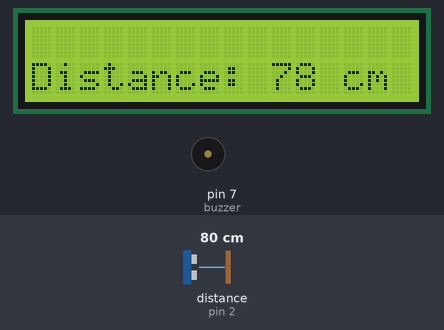
Bench run of a sketch on a simulated Arduino Uno, built with avr-gcc and run on an emulated ATmega328P. Shown: 16×2 character LCD, buzzer (waves = sounding). Wiring (inferred from the names in the program): ultrasonic range finder: trigger pin 3; echo pin 2. Inputs (shaded band) come from the test bench; at power-on: distance to the obstacle (sensor on pin 2) 80 cm. The echo pulse lasts 58.3 µs per cm.

Above: at 1.2 s.
1.3 s: distance to the obstacle (sensor on pin 2) set to 2 cm
At 1.42 s:
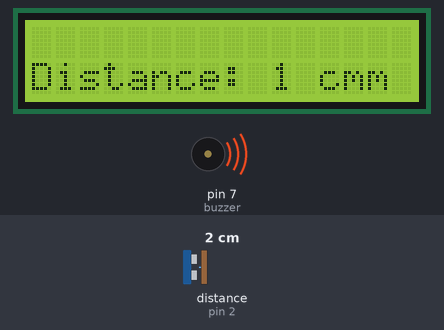
3.2 s: distance to the obstacle (sensor on pin 2) set to 18 cm
At 4.1 s:
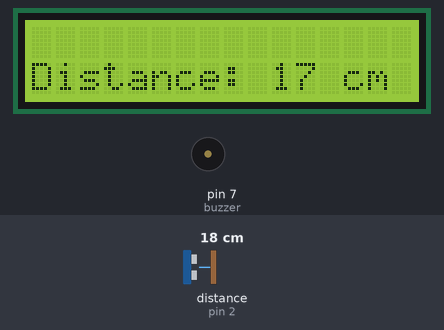
4.7 s: distance to the obstacle (sensor on pin 2) set to 4 cm
At 4.81 s:
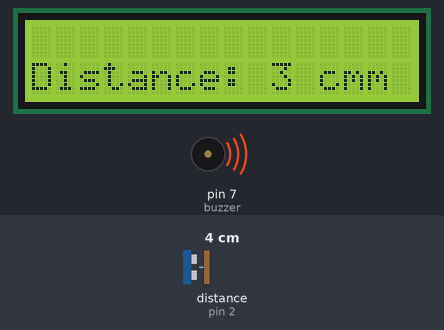
Timing chart, 0 to 12.2 s (numbered marks = the images above; inputs shaded):
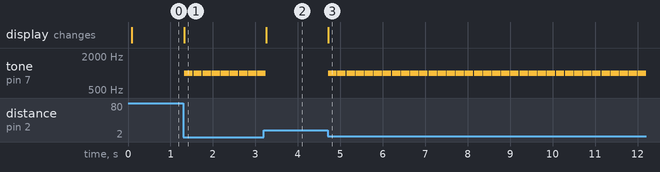

The sketch:

proximity_alarm.ino
```cpp
// (licence header left out)
#include <Wire.h>
#include <hd44780.h>
#include <hd44780ioClass/hd44780_I2Cexp.h>

#define echoPin 2    // connect echo pin of ultrasonic module to digital pin 2 of arduino
#define triggerPin 3 // connect trigger pin of ultrasonic module to digital pin 3 of arduino
#define buzzer 7     // buzzer to arduino pin 7

/**
 *  Variables
 *
 */
long duration; // variable to store the duration of the sound
int distance;  // variable to store the distance measured

hd44780_I2Cexp lcd; // create the LCD object

void setup()
{
    pinMode(triggerPin, OUTPUT);
    pinMode(echoPin, INPUT);
    // Set buzzer pin as output
    pinMode(buzzer, OUTPUT);

    /**
     * Initialize LCD object
     *
     */

    lcd.begin(16, 2);
    lcd.backlight(); // Turn LCD backlight on
}

void loop()
{
    // Clears the trigPin condition
    digitalWrite(triggerPin, LOW);
    delayMicroseconds(2);
    // Sets the trigPin HIGH (ACTIVE) for 10 microseconds
    digitalWrite(triggerPin, HIGH);
    delayMicroseconds(10);
    digitalWrite(triggerPin, LOW);
    // Reads the echoPin, returns the sound wave travel time in microseconds
    duration = pulseIn(echoPin, HIGH);
    // Calculating the distance
    /**
     * The speed of sound is 340 m/s = 0.034 cm/microsecond
     *
     */
    distance = duration * 0.034 / 2; // Speed of sound wave divided by 2 (go and back)

    /**
     * Print temperature on the LCD
     *
     */
    lcd.setCursor(0, 1); // try 0,0
    lcd.print("Distance: ");
    lcd.print(distance);
    lcd.print(" cm");

    /**
     * If obstacle is within 10 cm from the ultrasonic module,
     * turn on buzzer alarm for 200 ms.
     *
     */
    if (distance <= 10)
    {
        tone(buzzer, 1000); // Send 1KHz sound signal ...
        delay(200);         // buzz for 200 ms
        noTone(buzzer);     // Stop sound signal
    }
}
```

Measured:
- after the input at 1.3 s, tone on pin 7 (buzzer): alternates 1000 Hz for 0.20 s and silent for 0.01 s, starting at once; the display: changes at once (image 1)
- after the input at 3.2 s, tone on pin 7 (buzzer): goes on until 3.2 s, then stays silent; the display: changes after 0.06 s (image 2)
- after the input at 4.7 s, tone on pin 7 (buzzer): alternates 1000 Hz for 0.20 s and silent for 0.01 s, starting at once; the display: changes at once (image 3)
